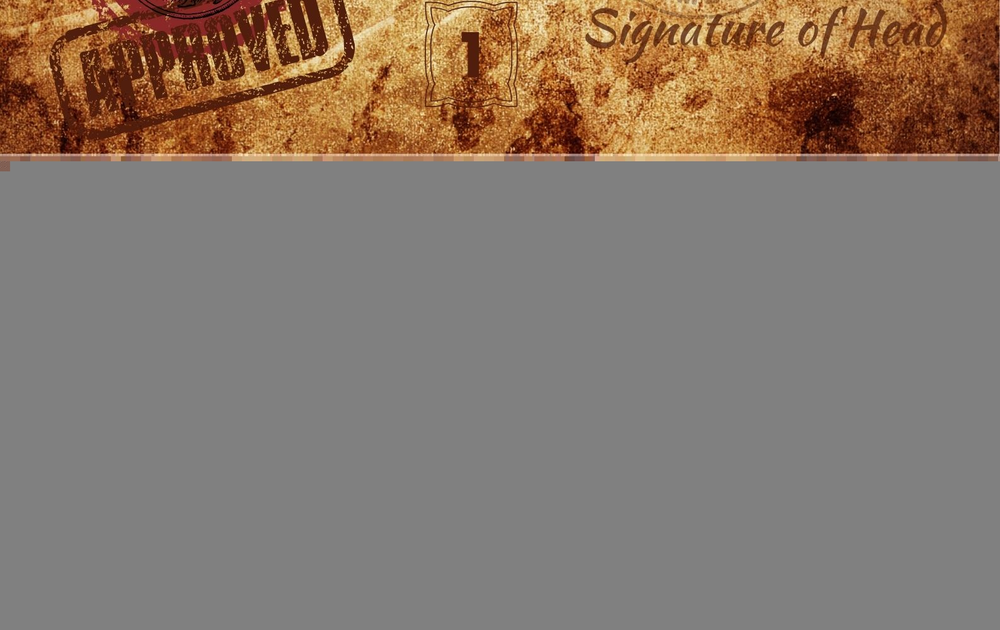
#> input picture Echelon26CTF/foren/bottom_section.png, 1000 x 630 px, shrunk from 1587 x 1000 before the run
$ python lsb_extract.py
#> lines starting #> are read from the running program, lines starting #| are printed output that depends on the picture
#!/usr/bin/env python3
from PIL import Image
import numpy as np

# Open the PNG
img = Image.open('bottom_section.png')
#> img is the input picture: PIL image 1000x630 RGB; mean R, G, B 135.2, 120.3, 108.4
arr = np.array(img)

print(f"Image shape: {arr.shape}")
#| Image shape: (630, 1000, 3)

# Try extracting LSB from each color channel separately
for channel_idx, channel_name in enumerate(['Red', 'Green', 'Blue']):
    print(f"\n{'='*60}")
    print(f"Channel: {channel_name} (index {channel_idx})")

    channel_data = arr[:, :, channel_idx]
    flat = channel_data.flatten()

    # Extract LSB
    lsb_bits = ''.join(str(byte_val & 1) for byte_val in flat)

    # Decode as ASCII
    decoded = ''
    for i in range(0, len(lsb_bits) - 8, 8):
        byte_bits = lsb_bits[i:i+8]
        char_code = int(byte_bits, 2)
        if 32 <= char_code < 127:
            decoded += chr(char_code)
        else:
            decoded += '.'

    print(f"Decoded (first 300 chars): {decoded[:300]}")

    if 'Flag' in decoded or 'flag' in decoded or 'ECH{' in decoded:
        print(f"*** FOUND FLAG IN {channel_name}! ***")
        import re
        for pattern in [r'[Ff]lag\{[^}]*\}', r'ECH\{[^}]*\}']:
            matches = re.findall(pattern, decoded)
            for m in matches:
                print(f"FLAG: {m}")
#> this loop made 3 passes
#> pass 1, `channel_data = arr[:, :, channel_idx]`:
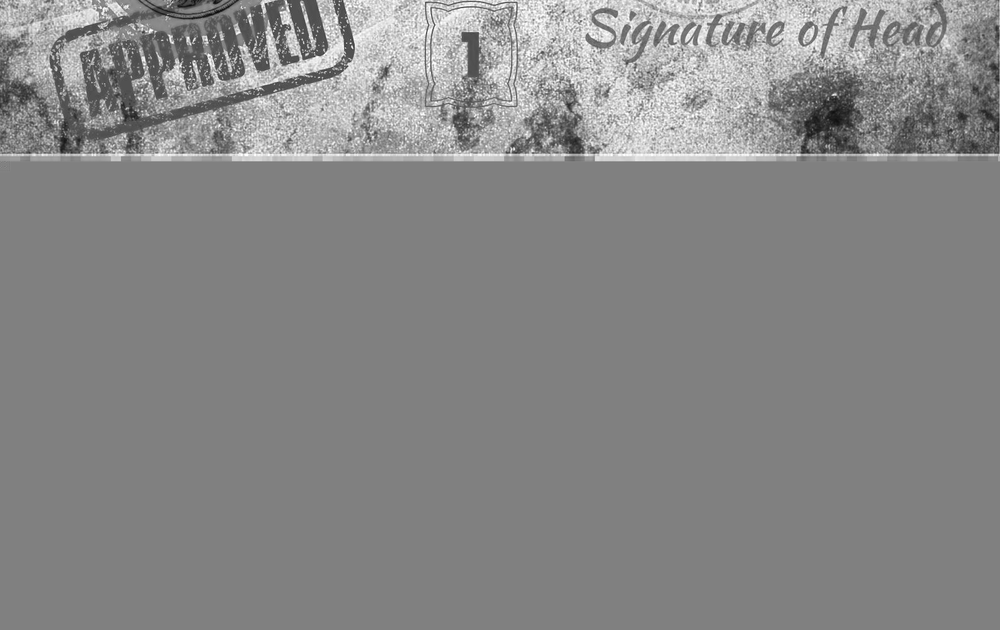
#> channel_data: shape (630, 1000); min 11, max 255, mean 135.2
#> pass 2, `channel_data = arr[:, :, channel_idx]`:
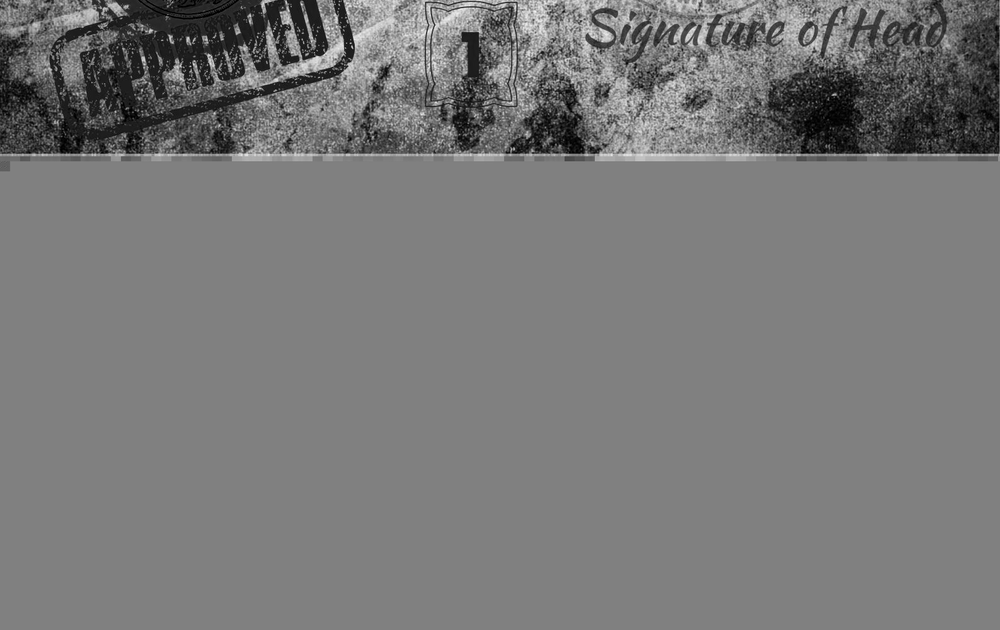
#> channel_data: shape (630, 1000); min 0, max 246, mean 120.3
#> pass 3, `channel_data = arr[:, :, channel_idx]`:
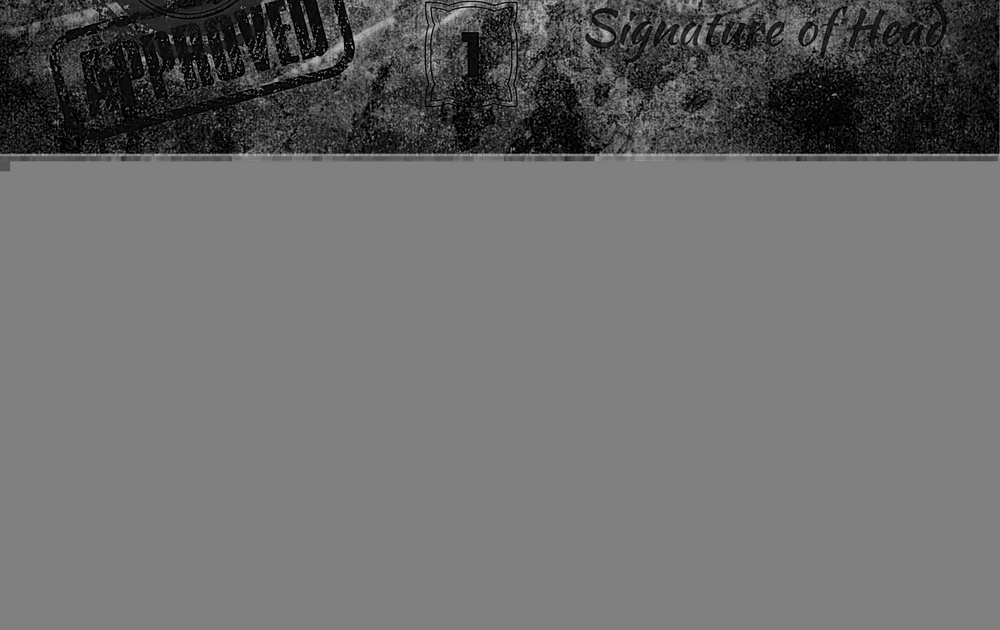
#> channel_data: shape (630, 1000); min 0, max 207, mean 108.4

# Also try combining all LSBs from all channels
print(f"\n{'='*60}")
print("Combining all channels (interleaved):")

lsb_all = []
for pixel_row in arr:
    for pixel in pixel_row:
        for channel_val in pixel:
            lsb_all.append(str(channel_val & 1))
#> after the loop, lsb_all = 1890000 items

lsb_string = ''.join(lsb_all)
decoded_all = ''
for i in range(0, len(lsb_string) - 8, 8):
    byte_bits = lsb_string[i:i+8]
    char_code = int(byte_bits, 2)
    if 32 <= char_code < 127:
        decoded_all += chr(char_code)
    else:
        decoded_all += '.'
#> this loop made 236249 passes
#> (i, byte_bits, char_code, decoded_all) on passes 2 to 13: (8, '01111101', 125, '.}'), (16, '10100000', 160, '.}.'), (24, '11010001', 209, '.}..'), (32, '00111001', 57, '.}..9'), (40, '01010001', 81, '.}..9Q'), (48, '01000111', 71, '.}..9QG'), (56, '10100110', 166, '.}..9QG.'), (64, '00011100', 28, '.}..9QG..'), (72, '00010010', 18, '.}..9QG...'), (80, '00001010', 10, '.}..9QG....'), (88, '11011111', 223, '.}..9QG.....'), (96, '01001011', 75, '.}..9QG.....K')
#> (byte_bits, char_code, decoded_all) on pass 1: ('10000001', 129, '.')

print(f"Decoded (first 300 chars): {decoded_all[:300]}")
#> (printed output is left out)

if 'Flag' in decoded_all or 'flag' in decoded_all:
    print("*** FOUND FLAG! ***")
    import re
    for pattern in [r'[Ff]lag\{[^}]*\}', r'ECH\{[^}]*\}']:
        matches = re.findall(pattern, decoded_all)
        for m in matches:
            print(f"FLAG: {m}")
